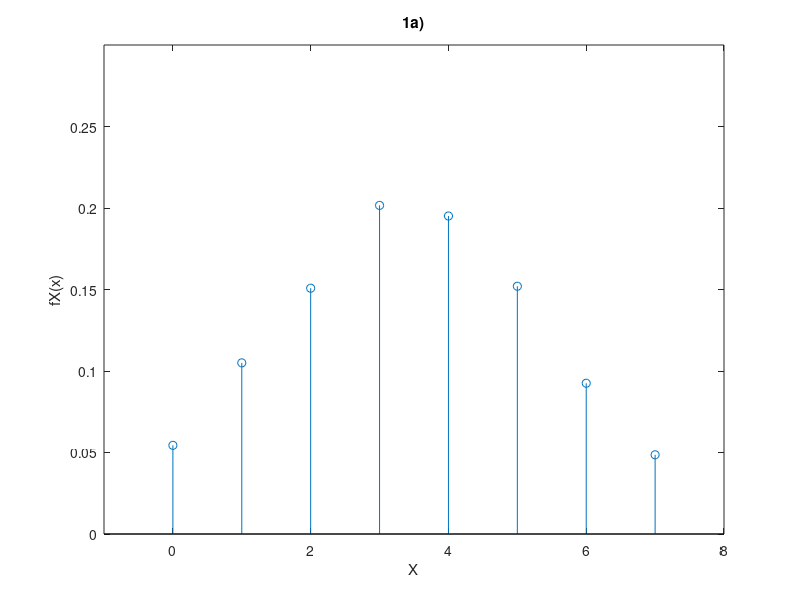

This figure's MATLAB source:
% EXERCÍCIO 1
% Considere um processo aleatório que gera dois números: o primeiro número
% de 1 a 4 (com todos os valores igualmente prováveis) e o segundo número
% de 4 a 8 (com todos os valores também igualmente prováveis).
% Seja X a variável aleatória que representa o segundo número menos o
% primeiro número.
% (a) (3.0 valores) Estime por simulação (usando 10000 simulações) a função
%     massa de probabilidade da variável aleatória X e apresente-a num
%     gráfico do tipo stem.

fprintf("Exercicio 1:\n");
N = 10000;
X1 = randi([1 4], 1, N);
X2 = randi([4 8], 1, N);
X = X2 - X1;

resultados = zeros(1, length(unique(X)));
for i = 1:N
    resultados(X(i) + 1) = resultados(X(i) + 1) + 1;  % contador++ sendo que a posiçao 1 representa X=0 e assim adiante
end
fX = resultados/N;  % Variavel que detem as probabilidades de cada evento (valor de X) acontecer nesta experiencia

X = unique(X);  % Usado para os valores do grafico
stem(X, fX),xlabel('X'),ylabel('fX(x)');  % Fazer um grafico do tipo massa de probabilidade da variavel X
title("1a)");
axis([-1 8 0 0.3]);  % Acertar os eixos do grafico para melhor ver o resultado
fprintf("1a) Gráfico que apresenta a massa de probabilidade da variável X tem o nome de Figure 1.\n");


% (b) (2.0 valores) Com base na função massa de probabilidade estimada,
%     estime o valor esperado, a variância e o desvio padrão da variável
%     aleatória X.

media = sum(fX.*X);
variancia = sum(fX.*(X.^2)) - media^2;
desvioPadrao = sqrt(variancia);
fprintf('Media: %f || Variancia: %f || Desvio Padrão: %f\n', media, variancia, desvioPadrao);

% (c) (2.0 valores) Determine o valor teórico da probabilidade de X ser
%     maior que 3, sabendo que o primeiro número é 2.
% X1 = 2
% X2 = {4, 5, 6, 7, 8}
% X = {2, 3, 4, 5, 6} há 5 casos possiveis quando X = X2 - 2
% X>3 = {4, 5, 6} são 3 casos favoráveis.
% Pela Lei de Laplace
% P(X > 3 | X1 = 2) =  Casos favoráveis / Casos possíveis = 3/5
fprintf("1c) O valor teórico da probabilidade de X ser maior que 3, sabendo que o primeiro número é 2: 3/5.\n\n");

% EXERCÍCIO 2
% Considere um sistema com 4 estados (1, 2, 3 e 4) modelado por uma cadeia
% de Markov com a matriz de transição de estados T seguinte.

T= [0.2 0.4 0.1 0
    0.4 0.3 0.1 0.1
    0.3 0.3 0.8 0.1
    0.1 0   0   0.8];

% (a) (3.0 valores) Qual a probabilidade de o sistema, começando no
%     estado 2, estar no estado 4 após 5 transições?

fprintf("Exercicio 2:\n");
vi = [0 1 0 0]';
v5 = T^5 * vi;
fprintf('A probabilidade de após 5 transiçoes estar no estado 4 é: %f\n', v5(4));

% (b) (2.0 valores) Qual a probabilidade de o sistema, começando no
%     estado 2, manter-se no estado 2 nas 5 primeiras transições?
fprintf('A probabilidade de após 5 transiçoes estar no estado 2 é: %f\n', v5(2));

% EXERCÍCIO 3
% Considere um conjunto de 4 páginas web (A, B, C e D) com os hyperlinks
% seguintes entre eles:
% A -> B , A -> C , B -> C , C -> D
%
% (3.0 valores) Determine o pagerank de cada página web ao fim de 10
% iterações assumindo beta = 0.8 e resolvendo primeiro problemas que
% possam existir de 'spider traps' e/ou 'dead-ends'.
fprintf("Exercicio 3:\n");
    %a   b  c  d
H = [0   0  0  0   % a
     1/2 0  0  0   % b
     1/2 1  0  0   % c
     0   0  1  0]; % d
% H é meramente uma matriz de auxilio que representa o que foi dadao no
% enunciado

H1 = [0   0  0 1/4   % a
     1/2 0  0  1/4   % b
     1/2 1  0  1/4   % c
     0   0  1  1/4]; % d Problemas de dead-end resolvido

Beta = 0.8;
A = Beta*H1 - (1 - Beta)*ones(4)/4; % matriz funça da google para resolver spider tracks
PRInicial = ones(4,1)/4;

PRankF = A^10 * PRInicial;

fprintf('O pagerank de cada pagina é:\nA - %f\nB - %f\nC - %f\nD - %f\n',PRankF(1),PRankF(2),PRankF(3),PRankF(4));











